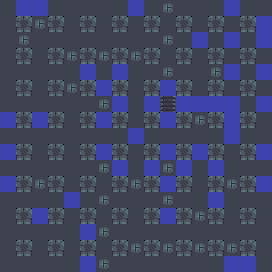

A 2D game scene composited from a Tiled map and its tileset images. What follows is a short description and the map's XML, with every tile layer's data as written:
An orthogonal 17x17 tile map with 16x16 px tiles, 1 tile layer (terrain) and 50 objects.

<map version="1.10" tiledversion="1.11.2" orientation="orthogonal" renderorder="right-down" width="17" height="17" tilewidth="16" tileheight="16" infinite="0" nextlayerid="3" nextobjectid="51">
 <properties>
  <property name="name" value="Bomberman 2 D" />
  <property name="author" value="moineau" />
  <property name="goldMoves" type="int" value="610" />
  <property name="platinumMoves" type="int" value="538" />
  <property name="goldTime" type="int" value="99" />
 </properties>
 <tileset firstgid="1" source="tileset.tsx" />
 <layer id="1" name="terrain" width="17" height="17">
  <data encoding="csv">
1,3,3,1,1,1,1,1,3,1,2,1,1,1,3,1,1,
1,4,2,4,1,4,1,4,1,4,1,4,1,4,1,4,3,
1,2,1,1,1,1,1,1,1,1,2,1,3,1,3,1,3,
1,4,1,4,2,4,2,4,2,4,1,4,1,4,1,4,1,
1,1,1,1,1,3,1,3,1,1,2,1,1,2,3,1,3,
1,4,1,4,2,4,3,4,1,4,3,4,1,4,1,4,1,
1,1,1,1,1,1,2,3,1,3,5,3,3,3,3,1,3,
3,4,3,4,1,4,3,4,1,4,3,4,2,4,3,4,1,
1,1,1,1,1,1,1,1,3,1,1,1,1,1,3,1,1,
3,4,1,4,1,4,3,4,1,4,3,4,3,4,1,4,3,
1,1,1,1,1,1,2,3,1,3,2,3,1,3,1,1,1,
3,4,2,4,1,4,1,4,2,4,3,4,1,4,2,4,3,
1,1,1,1,3,1,2,1,1,1,2,1,1,3,1,1,1,
1,4,3,4,1,4,1,4,1,4,3,4,2,4,1,4,1,
1,1,1,1,1,3,2,1,1,1,1,1,1,1,1,1,1,
1,4,1,4,1,4,1,4,2,4,2,4,2,4,2,4,1,
1,1,1,1,1,3,2,1,1,1,1,1,1,1,3,3,1
</data>
 </layer>
 <objectgroup id="2" name="objects">
  <object id="1" gid="6" x="128" y="144" width="16" height="16" />
  <object id="2" gid="7" x="0" y="16" width="16" height="16" />
  <object id="3" gid="9" x="144" y="16" width="16" height="16" />
  <object id="4" gid="9" x="208" y="16" width="16" height="16" />
  <object id="5" gid="9" x="240" y="16" width="16" height="16" />
  <object id="6" gid="7" x="256" y="16" width="16" height="16" />
  <object id="7" gid="9" x="0" y="32" width="16" height="16" />
  <object id="8" gid="8" x="96" y="32" width="16" height="16" />
  <object id="9" gid="9" x="128" y="32" width="16" height="16" />
  <object id="10" gid="9" x="80" y="48" width="16" height="16" />
  <object id="11" gid="9" x="144" y="48" width="16" height="16" />
  <object id="12" gid="9" x="208" y="48" width="16" height="16" />
  <object id="13" gid="9" x="160" y="64" width="16" height="16" />
  <object id="14" gid="9" x="224" y="64" width="16" height="16" />
  <object id="15" gid="9" x="48" y="80" width="16" height="16" />
  <object id="16" gid="8" x="96" y="80" width="16" height="16" />
  <object id="17" gid="9" x="144" y="80" width="16" height="16" />
  <object id="18" gid="9" x="240" y="80" width="16" height="16" />
  <object id="19" gid="9" x="256" y="96" width="16" height="16" />
  <object id="20" gid="8" x="64" y="112" width="16" height="16" />
  <object id="21" gid="9" x="80" y="112" width="16" height="16" />
  <object id="22" gid="9" x="64" y="128" width="16" height="16" />
  <object id="23" gid="9" x="256" y="128" width="16" height="16" />
  <object id="24" gid="9" x="0" y="144" width="16" height="16" />
  <object id="25" gid="9" x="208" y="144" width="16" height="16" />
  <object id="26" gid="9" x="64" y="160" width="16" height="16" />
  <object id="27" gid="9" x="48" y="176" width="16" height="16" />
  <object id="28" gid="8" x="64" y="176" width="16" height="16" />
  <object id="29" gid="8" x="80" y="176" width="16" height="16" />
  <object id="30" gid="9" x="192" y="176" width="16" height="16" />
  <object id="31" gid="8" x="64" y="192" width="16" height="16" />
  <object id="32" gid="9" x="96" y="192" width="16" height="16" />
  <object id="33" gid="9" x="16" y="208" width="16" height="16" />
  <object id="34" gid="9" x="32" y="208" width="16" height="16" />
  <object id="35" gid="8" x="48" y="208" width="16" height="16" />
  <object id="36" gid="9" x="112" y="208" width="16" height="16" />
  <object id="37" gid="9" x="224" y="208" width="16" height="16" />
  <object id="38" gid="9" x="256" y="208" width="16" height="16" />
  <object id="39" gid="9" x="64" y="224" width="16" height="16" />
  <object id="40" gid="9" x="96" y="224" width="16" height="16" />
  <object id="41" gid="9" x="112" y="240" width="16" height="16" />
  <object id="42" gid="9" x="160" y="240" width="16" height="16" />
  <object id="43" gid="8" x="0" y="256" width="16" height="16" />
  <object id="44" gid="9" x="32" y="256" width="16" height="16" />
  <object id="45" gid="9" x="256" y="256" width="16" height="16" />
  <object id="46" gid="7" x="0" y="272" width="16" height="16" />
  <object id="47" gid="8" x="16" y="272" width="16" height="16" />
  <object id="48" gid="9" x="112" y="272" width="16" height="16" />
  <object id="49" gid="9" x="160" y="272" width="16" height="16" />
  <object id="50" gid="7" x="256" y="272" width="16" height="16" />
 </objectgroup>
</map>
